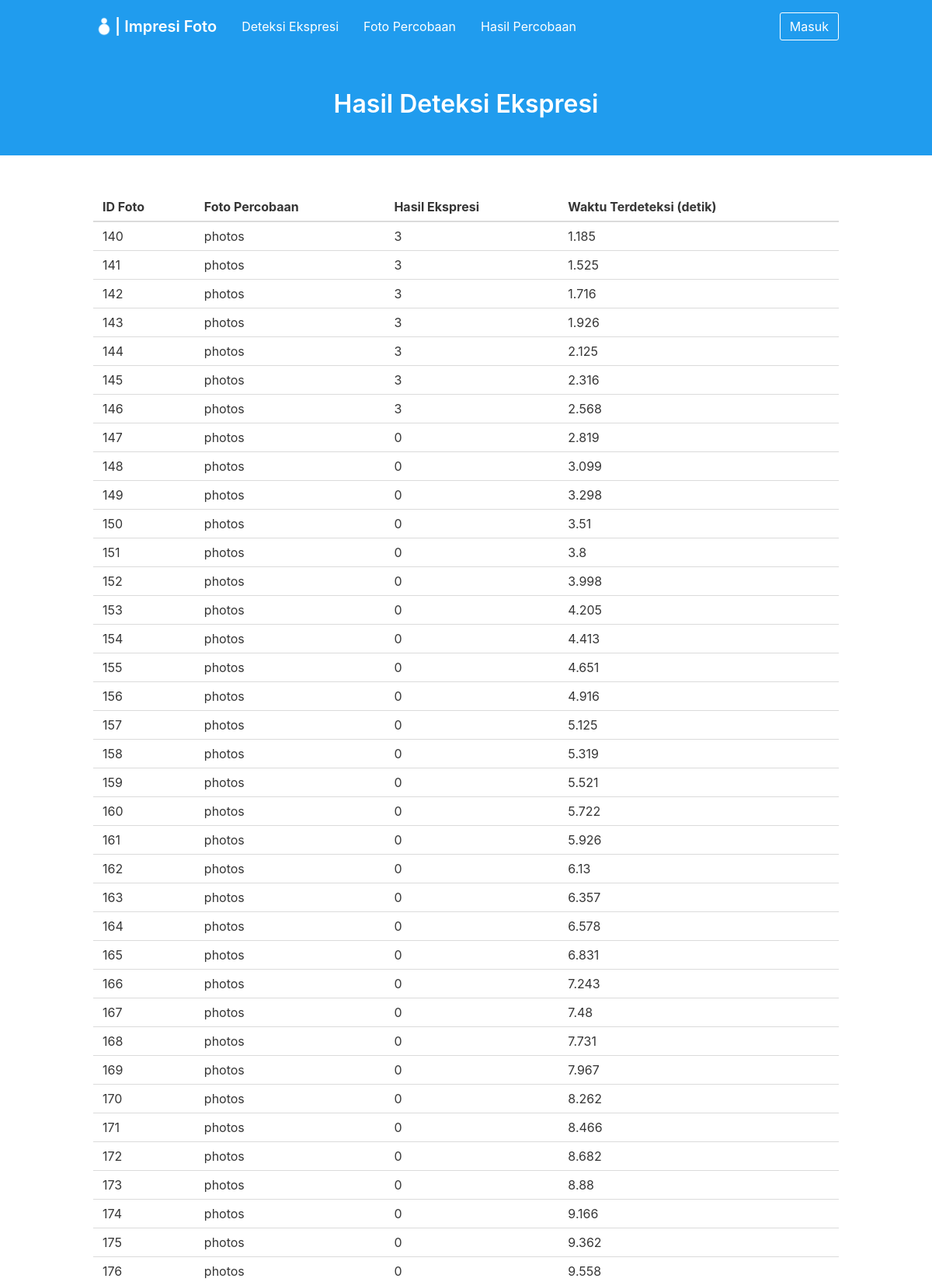
The page /detect_result/ (upper part) on the database its author committed.
### project/models.py (models this page shows, shortened)
class Detection(db.Model):
    __tablename__ = 'detection'
    id_detection = db.Column(db.Integer, primary_key=True)
    id_result_detection = db.Column(db.Integer, db.ForeignKey('result_detection.id_result_detection'))
    id_photo = db.Column(db.Integer, db.ForeignKey('photos.id_photo'))
    time_detected = db.Column(db.Float, nullable=False)
    initial_expression = db.Column(db.Integer, db.ForeignKey('expression.id_expression'))
    result_expression = db.Column(db.Integer, db.ForeignKey('expression.id_expression'))

### project/views.py (the view)
@app.route('/detect_result/')
def detect_result():
    try:
        result_detection = ResultDetection.query.order_by(desc(ResultDetection.id_result_detection)).first()
        id = result_detection.id_result_detection
        detection = Detection.query.filter_by(id_result_detection=id).all()
    except Exception as e:
        print('error to get detection result')
        print(e)
    return render_template('detect_result.html', title="Hasil Deteksi Ekspresi", result=detection)

### project/templates/detect_result.html
{% extends 'base.html' %} {% block content %}
<section class="hero is-info">
    <div class="hero-body">
        <div class="container has-text-centered">
            <h1 class="title">
                Hasil Deteksi Ekspresi
            </h1>
        </div>
    </div>
</section>
<section class="section">
    <div class="container">
        <table class="table is-hoverable is-fullwidth">
            <thead>
                <tr>
                    <th>ID Foto</th>
                    <th>Foto Percobaan</th>
                    <th>Hasil Ekspresi</th>
                    <th>Waktu Terdeteksi (detik)</th>
                </tr>
            </thead>
            <tbody>
                {% if result %} {% for res in result %}
                <tr>
                    <td>{{ res.id_detection }}</td>
                    <td>photos</td>
                    <td>{{ res.result_expression }}</td>
                    <td>{{ res.time_detected }}</td>
                </tr>
                {% endfor %} {% else %}
                <tr>
                    <td colspan="4">No result</td>
                </tr>
                {% endif %}
            </tbody>
        </table>
    </div>
</section>
{% endblock %}

### rows shown on the page
Detection: id_detection "140", result_expression "3", time_detected "1.185"
Detection: id_detection "141", result_expression "3", time_detected "1.525"
Detection: id_detection "142", result_expression "3", time_detected "1.716"
Detection: id_detection "143", result_expression "3", time_detected "1.926"
Detection: id_detection "144", result_expression "3", time_detected "2.125"
Detection: id_detection "145", result_expression "3", time_detected "2.316"
Detection: id_detection "146", result_expression "3", time_detected "2.568"
Detection: id_detection "147", result_expression "0", time_detected "2.819"
Detection: id_detection "148", result_expression "0", time_detected "3.099"
Detection: id_detection "149", result_expression "0", time_detected "3.298"
Detection: id_detection "150", result_expression "0", time_detected "3.51"
Detection: id_detection "151", result_expression "0", time_detected "3.8"
Detection: id_detection "152", result_expression "0", time_detected "3.998"
Detection: id_detection "153", result_expression "0", time_detected "4.205"
Detection: id_detection "154", result_expression "0", time_detected "4.413"
Detection: id_detection "155", result_expression "0", time_detected "4.651"
Detection: id_detection "156", result_expression "0", time_detected "4.916"
Detection: id_detection "157", result_expression "0", time_detected "5.125"
Detection: id_detection "158", result_expression "0", time_detected "5.319"
Detection: id_detection "159", result_expression "0", time_detected "5.521"
Detection: id_detection "160", result_expression "0", time_detected "5.722"
Detection: id_detection "161", result_expression "0", time_detected "5.926"
Detection: id_detection "162", result_expression "0", time_detected "6.13"
Detection: id_detection "163", result_expression "0", time_detected "6.357"
Detection: id_detection "164", result_expression "0", time_detected "6.578"
Detection: id_detection "165", result_expression "0", time_detected "6.831"
Detection: id_detection "166", result_expression "0", time_detected "7.243"
Detection: id_detection "167", result_expression "0", time_detected "7.48"
Detection: id_detection "168", result_expression "0", time_detected "7.731"
Detection: id_detection "169", result_expression "0", time_detected "7.967"
Detection: id_detection "170", result_expression "0", time_detected "8.262"
Detection: id_detection "171", result_expression "0", time_detected "8.466"
Detection: id_detection "172", result_expression "0", time_detected "8.682"
Detection: id_detection "173", result_expression "0", time_detected "8.88"
Detection: id_detection "174", result_expression "0", time_detected "9.166"
Detection: id_detection "175", result_expression "0", time_detected "9.362"
Detection: id_detection "176", result_expression "0", time_detected "9.558"
